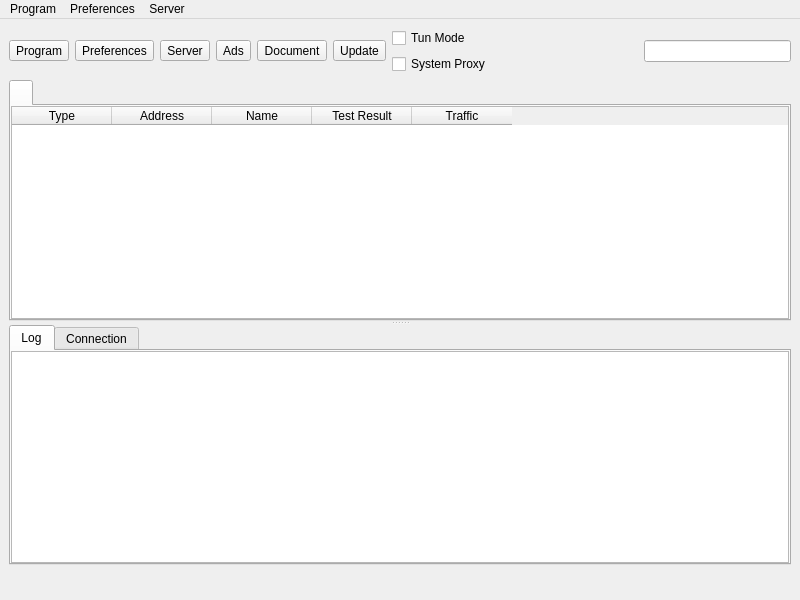
<?xml version="1.0" encoding="UTF-8"?>
<ui version="4.0">
 <class>MainWindow</class>
 <widget class="QMainWindow" name="MainWindow">
  <property name="geometry">
   <rect>
    <x>0</x>
    <y>0</y>
    <width>800</width>
    <height>600</height>
   </rect>
  </property>
  <property name="minimumSize">
   <size>
    <width>800</width>
    <height>600</height>
   </size>
  </property>
  <property name="windowTitle">
   <string notr="true">nya</string>
  </property>
  <widget class="QWidget" name="centralwidget">
   <layout class="QVBoxLayout" name="verticalLayout_3" stretch="0,0,0">
    <item>
     <layout class="QHBoxLayout" name="horizontalLayout_2">
      <item>
       <widget class="QToolButton" name="toolButton_program">
        <property name="text">
         <string>Program</string>
        </property>
        <property name="icon">
         <iconset theme="b-system-run">
          <normaloff>.</normaloff>.</iconset>
        </property>
        <property name="iconSize">
         <size>
          <width>24</width>
          <height>24</height>
         </size>
        </property>
        <property name="popupMode">
         <enum>QToolButton::InstantPopup</enum>
        </property>
        <property name="toolButtonStyle">
         <enum>Qt::ToolButtonTextUnderIcon</enum>
        </property>
       </widget>
      </item>
      <item>
       <widget class="QToolButton" name="toolButton_preferences">
        <property name="text">
         <string>Preferences</string>
        </property>
        <property name="icon">
         <iconset theme="b-preferences">
          <normaloff>.</normaloff>.</iconset>
        </property>
        <property name="iconSize">
         <size>
          <width>24</width>
          <height>24</height>
         </size>
        </property>
        <property name="popupMode">
         <enum>QToolButton::InstantPopup</enum>
        </property>
        <property name="toolButtonStyle">
         <enum>Qt::ToolButtonTextUnderIcon</enum>
        </property>
       </widget>
      </item>
      <item>
       <widget class="QToolButton" name="toolButton_server">
        <property name="text">
         <string>Server</string>
        </property>
        <property name="icon">
         <iconset theme="b-network-server">
          <normaloff>.</normaloff>.</iconset>
        </property>
        <property name="iconSize">
         <size>
          <width>24</width>
          <height>24</height>
         </size>
        </property>
        <property name="popupMode">
         <enum>QToolButton::InstantPopup</enum>
        </property>
        <property name="toolButtonStyle">
         <enum>Qt::ToolButtonTextUnderIcon</enum>
        </property>
       </widget>
      </item>
      <item>
       <widget class="QToolButton" name="toolButton_ads">
        <property name="text">
         <string>Ads</string>
        </property>
        <property name="icon">
         <iconset theme="b-internet-web-browser">
          <normaloff>.</normaloff>.</iconset>
        </property>
        <property name="iconSize">
         <size>
          <width>24</width>
          <height>24</height>
         </size>
        </property>
        <property name="popupMode">
         <enum>QToolButton::InstantPopup</enum>
        </property>
        <property name="toolButtonStyle">
         <enum>Qt::ToolButtonTextUnderIcon</enum>
        </property>
       </widget>
      </item>
      <item>
       <widget class="QToolButton" name="toolButton_document">
        <property name="text">
         <string>Document</string>
        </property>
        <property name="icon">
         <iconset theme="b-dialog-question">
          <normaloff>.</normaloff>.</iconset>
        </property>
        <property name="iconSize">
         <size>
          <width>24</width>
          <height>24</height>
         </size>
        </property>
        <property name="popupMode">
         <enum>QToolButton::InstantPopup</enum>
        </property>
        <property name="toolButtonStyle">
         <enum>Qt::ToolButtonTextUnderIcon</enum>
        </property>
       </widget>
      </item>
      <item>
       <widget class="QToolButton" name="toolButton_update">
        <property name="text">
         <string>Update</string>
        </property>
        <property name="icon">
         <iconset theme="b-system-software-update">
          <normaloff>.</normaloff>.</iconset>
        </property>
        <property name="iconSize">
         <size>
          <width>24</width>
          <height>24</height>
         </size>
        </property>
        <property name="popupMode">
         <enum>QToolButton::InstantPopup</enum>
        </property>
        <property name="toolButtonStyle">
         <enum>Qt::ToolButtonTextUnderIcon</enum>
        </property>
       </widget>
      </item>
      <item>
       <layout class="QVBoxLayout" name="verticalLayout_4">
        <item>
         <widget class="QCheckBox" name="checkBox_VPN">
          <property name="sizePolicy">
           <sizepolicy hsizetype="Minimum" vsizetype="Minimum">
            <horstretch>0</horstretch>
            <verstretch>0</verstretch>
           </sizepolicy>
          </property>
          <property name="text">
           <string>Tun Mode</string>
          </property>
         </widget>
        </item>
        <item>
         <widget class="QCheckBox" name="checkBox_SystemProxy">
          <property name="text">
           <string>System Proxy</string>
          </property>
         </widget>
        </item>
       </layout>
      </item>
      <item>
       <spacer name="horizontalSpacer">
        <property name="orientation">
         <enum>Qt::Horizontal</enum>
        </property>
        <property name="sizeHint" stdset="0">
         <size>
          <width>40</width>
          <height>20</height>
         </size>
        </property>
       </spacer>
      </item>
      <item>
       <widget class="QLineEdit" name="search">
        <property name="clearButtonEnabled">
         <bool>true</bool>
        </property>
       </widget>
      </item>
     </layout>
    </item>
    <item>
     <widget class="QSplitter" name="splitter">
      <property name="orientation">
       <enum>Qt::Vertical</enum>
      </property>
      <widget class="QTabWidget" name="tabWidget">
       <property name="currentIndex">
        <number>0</number>
       </property>
       <property name="movable">
        <bool>true</bool>
       </property>
       <widget class="QWidget" name="widget1">
        <attribute name="title">
         <string/>
        </attribute>
        <layout class="QGridLayout" name="gridLayout_2">
         <property name="leftMargin">
          <number>0</number>
         </property>
         <property name="topMargin">
          <number>0</number>
         </property>
         <property name="rightMargin">
          <number>0</number>
         </property>
         <property name="bottomMargin">
          <number>0</number>
         </property>
         <property name="spacing">
          <number>0</number>
         </property>
         <item row="0" column="0">
          <widget class="MyTableWidget" name="proxyListTable">
           <property name="contextMenuPolicy">
            <enum>Qt::CustomContextMenu</enum>
           </property>
           <property name="editTriggers">
            <set>QAbstractItemView::NoEditTriggers</set>
           </property>
           <property name="alternatingRowColors">
            <bool>true</bool>
           </property>
           <property name="selectionBehavior">
            <enum>QAbstractItemView::SelectRows</enum>
           </property>
           <property name="horizontalScrollMode">
            <enum>QAbstractItemView::ScrollPerPixel</enum>
           </property>
           <property name="wordWrap">
            <bool>false</bool>
           </property>
           <attribute name="horizontalHeaderMinimumSectionSize">
            <number>16</number>
           </attribute>
           <attribute name="horizontalHeaderHighlightSections">
            <bool>false</bool>
           </attribute>
           <attribute name="horizontalHeaderShowSortIndicator" stdset="0">
            <bool>false</bool>
           </attribute>
           <attribute name="verticalHeaderDefaultSectionSize">
            <number>30</number>
           </attribute>
           <column>
            <property name="text">
             <string>Type</string>
            </property>
           </column>
           <column>
            <property name="text">
             <string>Address</string>
            </property>
           </column>
           <column>
            <property name="text">
             <string>Name</string>
            </property>
           </column>
           <column>
            <property name="text">
             <string>Test Result</string>
            </property>
           </column>
           <column>
            <property name="text">
             <string>Traffic</string>
            </property>
           </column>
          </widget>
         </item>
        </layout>
       </widget>
      </widget>
      <widget class="QWidget" name="aaaaaaaaaaaaaaaaaa">
       <layout class="QVBoxLayout" name="aaaaaaaaaaaa" stretch="0">
        <item>
         <widget class="QTabWidget" name="down_tab">
          <property name="currentIndex">
           <number>0</number>
          </property>
          <widget class="QWidget" name="tab">
           <attribute name="title">
            <string>Log</string>
           </attribute>
           <layout class="QVBoxLayout" name="verticalLayout">
            <property name="spacing">
             <number>0</number>
            </property>
            <property name="leftMargin">
             <number>0</number>
            </property>
            <property name="topMargin">
             <number>0</number>
            </property>
            <property name="rightMargin">
             <number>0</number>
            </property>
            <property name="bottomMargin">
             <number>0</number>
            </property>
            <item>
             <widget class="QTextBrowser" name="masterLogBrowser">
              <property name="contextMenuPolicy">
               <enum>Qt::CustomContextMenu</enum>
              </property>
              <property name="openLinks">
               <bool>false</bool>
              </property>
             </widget>
            </item>
           </layout>
          </widget>
          <widget class="QWidget" name="tab_2">
           <attribute name="title">
            <string>Connection</string>
           </attribute>
           <layout class="QVBoxLayout" name="verticalLayout_2">
            <property name="spacing">
             <number>0</number>
            </property>
            <property name="leftMargin">
             <number>0</number>
            </property>
            <property name="topMargin">
             <number>0</number>
            </property>
            <property name="rightMargin">
             <number>0</number>
            </property>
            <property name="bottomMargin">
             <number>0</number>
            </property>
            <item>
             <widget class="QTableWidget" name="tableWidget_conn">
              <property name="contextMenuPolicy">
               <enum>Qt::CustomContextMenu</enum>
              </property>
              <property name="editTriggers">
               <set>QAbstractItemView::NoEditTriggers</set>
              </property>
              <property name="selectionBehavior">
               <enum>QAbstractItemView::SelectRows</enum>
              </property>
              <property name="verticalScrollMode">
               <enum>QAbstractItemView::ScrollPerPixel</enum>
              </property>
              <property name="horizontalScrollMode">
               <enum>QAbstractItemView::ScrollPerPixel</enum>
              </property>
              <attribute name="horizontalHeaderHighlightSections">
               <bool>false</bool>
              </attribute>
              <column>
               <property name="text">
                <string>Status</string>
               </property>
              </column>
              <column>
               <property name="text">
                <string>Outbound</string>
               </property>
              </column>
              <column>
               <property name="text">
                <string>Destination</string>
               </property>
              </column>
             </widget>
            </item>
           </layout>
          </widget>
         </widget>
        </item>
       </layout>
      </widget>
     </widget>
    </item>
    <item>
     <layout class="QHBoxLayout" name="horizontalLayout">
      <item>
       <widget class="QLabel" name="label_running">
        <property name="text">
         <string/>
        </property>
       </widget>
      </item>
      <item>
       <spacer name="horizontalSpacer_2">
        <property name="orientation">
         <enum>Qt::Horizontal</enum>
        </property>
        <property name="sizeType">
         <enum>QSizePolicy::Maximum</enum>
        </property>
        <property name="sizeHint" stdset="0">
         <size>
          <width>0</width>
          <height>20</height>
         </size>
        </property>
       </spacer>
      </item>
      <item>
       <widget class="QLabel" name="label_inbound">
        <property name="text">
         <string/>
        </property>
       </widget>
      </item>
      <item>
       <widget class="QLabel" name="label_speed">
        <property name="text">
         <string/>
        </property>
       </widget>
      </item>
     </layout>
    </item>
   </layout>
  </widget>
  <widget class="QMenuBar" name="menubar">
   <property name="geometry">
    <rect>
     <x>0</x>
     <y>0</y>
     <width>800</width>
     <height>32</height>
    </rect>
   </property>
   <widget class="QMenu" name="menu_program">
    <property name="title">
     <string>Program</string>
    </property>
    <widget class="QMenu" name="menu_spmode">
     <property name="title">
      <string>System Proxy</string>
     </property>
     <addaction name="menu_spmode_system_proxy"/>
     <addaction name="menu_spmode_vpn"/>
     <addaction name="menu_spmode_disabled"/>
    </widget>
    <widget class="QMenu" name="menu_program_preference">
     <property name="title">
      <string>Preferences</string>
     </property>
     <addaction name="actionfake"/>
    </widget>
    <widget class="QMenu" name="menuActive_Server">
     <property name="title">
      <string>Active Server</string>
     </property>
     <addaction name="actionfake_2"/>
    </widget>
    <widget class="QMenu" name="menuActive_Routing">
     <property name="title">
      <string>Active Routing</string>
     </property>
     <addaction name="actionfake_3"/>
    </widget>
    <addaction name="actionShow_window"/>
    <addaction name="menu_add_from_clipboard2"/>
    <addaction name="menu_scan_qr"/>
    <addaction name="separator"/>
    <addaction name="actionStart_with_system"/>
    <addaction name="actionRemember_last_proxy"/>
    <addaction name="actionAllow_LAN"/>
    <addaction name="menuActive_Server"/>
    <addaction name="menuActive_Routing"/>
    <addaction name="menu_spmode"/>
    <addaction name="menu_program_preference"/>
    <addaction name="separator"/>
    <addaction name="actionRestart_Proxy"/>
    <addaction name="actionRestart_Program"/>
    <addaction name="menu_exit"/>
   </widget>
   <widget class="QMenu" name="menu_preferences">
    <property name="title">
     <string>Preferences</string>
    </property>
    <addaction name="menu_manage_groups"/>
    <addaction name="menu_basic_settings"/>
    <addaction name="menu_routing_settings"/>
    <addaction name="menu_vpn_settings"/>
    <addaction name="menu_hotkey_settings"/>
    <addaction name="menu_open_config_folder"/>
   </widget>
   <widget class="QMenu" name="menu_server">
    <property name="title">
     <string>Server</string>
    </property>
    <widget class="QMenu" name="menu_share_item">
     <property name="title">
      <string>Share</string>
     </property>
     <addaction name="menu_qr"/>
     <addaction name="menu_export_config"/>
     <addaction name="separator"/>
     <addaction name="menu_copy_links"/>
     <addaction name="menu_copy_links_nkr"/>
    </widget>
    <widget class="QMenu" name="menuCurrent_Group">
     <property name="title">
      <string>Current Group</string>
     </property>
     <addaction name="actionfake_5"/>
     <addaction name="menu_tcp_ping"/>
     <addaction name="menu_url_test"/>
     <addaction name="menu_full_test"/>
     <addaction name="menu_stop_testing"/>
     <addaction name="menu_clear_test_result"/>
     <addaction name="menu_resolve_domain"/>
     <addaction name="separator"/>
     <addaction name="menu_remove_unavailable"/>
     <addaction name="menu_delete_repeat"/>
     <addaction name="separator"/>
     <addaction name="menu_update_subscription"/>
    </widget>
    <widget class="QMenu" name="menuCurrent_Select">
     <property name="title">
      <string>Current Select</string>
     </property>
     <addaction name="actionfake_4"/>
    </widget>
    <addaction name="menu_add_from_input"/>
    <addaction name="menu_add_from_clipboard"/>
    <addaction name="separator"/>
    <addaction name="menu_start"/>
    <addaction name="menu_stop"/>
    <addaction name="separator"/>
    <addaction name="menu_select_all"/>
    <addaction name="menu_move"/>
    <addaction name="menu_clone"/>
    <addaction name="menu_reset_traffic"/>
    <addaction name="menu_delete"/>
    <addaction name="separator"/>
    <addaction name="menu_share_item"/>
    <addaction name="separator"/>
    <addaction name="menuCurrent_Select"/>
    <addaction name="menuCurrent_Group"/>
    <addaction name="separator"/>
    <addaction name="menu_profile_debug_info"/>
    <addaction name="separator"/>
   </widget>
   <addaction name="menu_program"/>
   <addaction name="menu_preferences"/>
   <addaction name="menu_server"/>
  </widget>
  <action name="menu_exit">
   <property name="text">
    <string>Leave</string>
   </property>
  </action>
  <action name="actionShow_window">
   <property name="text">
    <string>Show Window</string>
   </property>
  </action>
  <action name="menu_basic_settings">
   <property name="text">
    <string>Basic Settings</string>
   </property>
  </action>
  <action name="menu_add_from_input">
   <property name="text">
    <string>New profile</string>
   </property>
  </action>
  <action name="menu_manage_groups">
   <property name="text">
    <string>Groups</string>
   </property>
  </action>
  <action name="menu_start">
   <property name="text">
    <string>Start</string>
   </property>
   <property name="shortcut">
    <string notr="true">Return</string>
   </property>
  </action>
  <action name="menu_stop">
   <property name="text">
    <string>Stop</string>
   </property>
   <property name="shortcut">
    <string notr="true">Ctrl+S</string>
   </property>
  </action>
  <action name="menu_routing_settings">
   <property name="text">
    <string>Routing Settings</string>
   </property>
  </action>
  <action name="menu_add_from_clipboard">
   <property name="text">
    <string>Add profile from clipboard</string>
   </property>
   <property name="shortcut">
    <string notr="true">Ctrl+V</string>
   </property>
  </action>
  <action name="menu_delete">
   <property name="text">
    <string>Delete</string>
   </property>
   <property name="shortcut">
    <string notr="true">Del</string>
   </property>
  </action>
  <action name="menu_add_from_clipboard2">
   <property name="text">
    <string>Add profile from clipboard</string>
   </property>
  </action>
  <action name="menu_profile_debug_info">
   <property name="text">
    <string>Debug Info</string>
   </property>
  </action>
  <action name="menu_qr">
   <property name="text">
    <string>QR Code and link</string>
   </property>
   <property name="shortcut">
    <string notr="true">Ctrl+Q</string>
   </property>
  </action>
  <action name="menu_copy_link">
   <property name="text">
    <string>Copy Link</string>
   </property>
  </action>
  <action name="menu_tcp_ping">
   <property name="text">
    <string notr="true">Tcp Ping</string>
   </property>
   <property name="shortcut">
    <string notr="true">Ctrl+Shift+T</string>
   </property>
  </action>
  <action name="menu_url_test">
   <property name="text">
    <string notr="true">Url Test</string>
   </property>
   <property name="shortcut">
    <string notr="true">Ctrl+Shift+U</string>
   </property>
  </action>
  <action name="menu_clear_test_result">
   <property name="text">
    <string>Clear Test Result</string>
   </property>
   <property name="shortcut">
    <string notr="true">Ctrl+Shift+C</string>
   </property>
  </action>
  <action name="menu_export_config">
   <property name="text">
    <string>Export %1 config</string>
   </property>
   <property name="shortcut">
    <string notr="true">Ctrl+E</string>
   </property>
  </action>
  <action name="menu_reset_traffic">
   <property name="text">
    <string>Reset Traffic</string>
   </property>
   <property name="shortcut">
    <string notr="true">Ctrl+R</string>
   </property>
  </action>
  <action name="menu_scan_qr">
   <property name="text">
    <string>Scan QR Code</string>
   </property>
  </action>
  <action name="menu_spmode_system_proxy">
   <property name="checkable">
    <bool>true</bool>
   </property>
   <property name="text">
    <string>Enable System Proxy</string>
   </property>
  </action>
  <action name="menu_spmode_disabled">
   <property name="checkable">
    <bool>true</bool>
   </property>
   <property name="text">
    <string>Disable</string>
   </property>
  </action>
  <action name="menu_delete_repeat">
   <property name="text">
    <string>Remove Duplicates</string>
   </property>
   <property name="shortcut">
    <string notr="true">Ctrl+Shift+D</string>
   </property>
  </action>
  <action name="actionfake">
   <property name="text">
    <string>fake</string>
   </property>
   <property name="visible">
    <bool>false</bool>
   </property>
  </action>
  <action name="menu_move">
   <property name="text">
    <string>Move</string>
   </property>
   <property name="shortcut">
    <string notr="true">Ctrl+M</string>
   </property>
  </action>
  <action name="actionStart_with_system">
   <property name="checkable">
    <bool>true</bool>
   </property>
   <property name="text">
    <string>Start with system</string>
   </property>
  </action>
  <action name="actionRemember_last_proxy">
   <property name="checkable">
    <bool>true</bool>
   </property>
   <property name="text">
    <string>Remember last profile</string>
   </property>
  </action>
  <action name="actionAllow_LAN">
   <property name="checkable">
    <bool>true</bool>
   </property>
   <property name="text">
    <string>Allow other devices to connect</string>
   </property>
  </action>
  <action name="menu_remove_unavailable">
   <property name="text">
    <string>Remove Unavailable</string>
   </property>
   <property name="shortcut">
    <string notr="true">Ctrl+Shift+R</string>
   </property>
  </action>
  <action name="menu_full_test">
   <property name="text">
    <string>Full Test</string>
   </property>
   <property name="shortcut">
    <string notr="true">Ctrl+Shift+F</string>
   </property>
  </action>
  <action name="menu_hotkey_settings">
   <property name="text">
    <string>Hotkey Settings</string>
   </property>
  </action>
  <action name="menu_select_all">
   <property name="text">
    <string>Select All</string>
   </property>
   <property name="shortcut">
    <string notr="true">Ctrl+A</string>
   </property>
  </action>
  <action name="menu_copy_links_nkr">
   <property name="text">
    <string>Copy links of selected (Neko Links)</string>
   </property>
   <property name="shortcut">
    <string notr="true">Ctrl+Alt+C</string>
   </property>
  </action>
  <action name="actionfake_2">
   <property name="text">
    <string>fake</string>
   </property>
   <property name="visible">
    <bool>false</bool>
   </property>
  </action>
  <action name="actionfake_3">
   <property name="text">
    <string>fake</string>
   </property>
   <property name="visible">
    <bool>false</bool>
   </property>
  </action>
  <action name="menu_copy_links">
   <property name="text">
    <string>Copy links of selected</string>
   </property>
   <property name="shortcut">
    <string notr="true">Ctrl+C</string>
   </property>
  </action>
  <action name="menu_spmode_vpn">
   <property name="checkable">
    <bool>true</bool>
   </property>
   <property name="text">
    <string>Enable Tun</string>
   </property>
  </action>
  <action name="menu_clone">
   <property name="text">
    <string>Clone</string>
   </property>
   <property name="shortcut">
    <string notr="true">Ctrl+D</string>
   </property>
  </action>
  <action name="menu_update_subscription">
   <property name="text">
    <string>Update subscription</string>
   </property>
   <property name="shortcut">
    <string notr="true">Ctrl+U</string>
   </property>
  </action>
  <action name="menu_resolve_domain">
   <property name="text">
    <string>Resolve domain</string>
   </property>
   <property name="shortcut">
    <string notr="true">Ctrl+Shift+I</string>
   </property>
  </action>
  <action name="menu_vpn_settings">
   <property name="text">
    <string>Tun Settings</string>
   </property>
  </action>
  <action name="actionRestart_Program">
   <property name="text">
    <string>Restart Program</string>
   </property>
  </action>
  <action name="menu_open_config_folder">
   <property name="text">
    <string>Open Config Folder</string>
   </property>
  </action>
  <action name="actionfake_4">
   <property name="text">
    <string notr="true">fake</string>
   </property>
   <property name="visible">
    <bool>false</bool>
   </property>
  </action>
  <action name="actionfake_5">
   <property name="text">
    <string notr="true">fake</string>
   </property>
   <property name="visible">
    <bool>false</bool>
   </property>
  </action>
  <action name="actionRestart_Proxy">
   <property name="text">
    <string>Restart Proxy</string>
   </property>
  </action>
  <action name="menu_stop_testing">
   <property name="text">
    <string>Stop Testing</string>
   </property>
  </action>
 </widget>
 <customwidgets>
  <customwidget>
   <class>MyTableWidget</class>
   <extends>QTableWidget</extends>
   <header>ui/widget/MyTableWidget.h</header>
  </customwidget>
 </customwidgets>
 <resources/>
 <connections/>
</ui>
